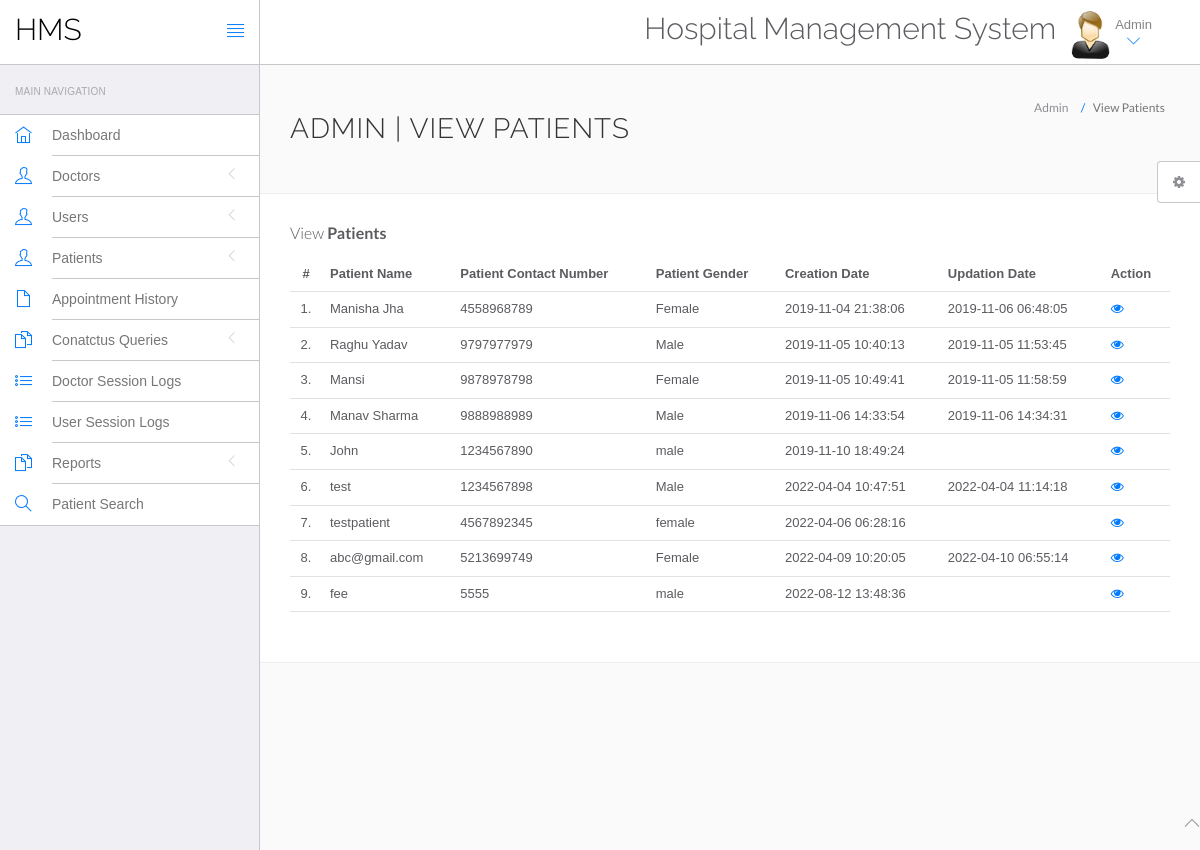
The page /hms/admin/manage-patient.php (signed in) on the database its author committed.
### tables this page shows
CREATE TABLE `tblpatient` (
  `ID` int(10) NOT NULL,
  `Docid` int(10) DEFAULT NULL,
  `PatientName` varchar(200) DEFAULT NULL,
  `PatientContno` bigint(10) DEFAULT NULL,
  `PatientEmail` varchar(200) DEFAULT NULL,
  `PatientGender` varchar(50) DEFAULT NULL,
  `PatientAdd` mediumtext DEFAULT NULL,
  `PatientAge` int(10) DEFAULT NULL,
  `PatientMedhis` mediumtext DEFAULT NULL,
  `CreationDate` timestamp NULL DEFAULT current_timestamp(),
  `UpdationDate` timestamp NULL DEFAULT NULL ON UPDATE current_timestamp()
);

### hms/admin/manage-patient.php (the view, shortened to what this page needs)
<?php
include('include/config.php');
?>
<!DOCTYPE html>
<html lang="en">
	<head>
		<link rel="stylesheet" href="vendor/bootstrap/css/bootstrap.min.css">
		<link rel="stylesheet" href="vendor/fontawesome/css/font-awesome.min.css">
		<link rel="stylesheet" href="vendor/themify-icons/themify-icons.min.css">
		<link href="vendor/animate.css/animate.min.css" rel="stylesheet" media="screen">
		<link href="vendor/perfect-scrollbar/perfect-scrollbar.min.css" rel="stylesheet" media="screen">
		<link href="vendor/switchery/switchery.min.css" rel="stylesheet" media="screen">
		<link href="vendor/bootstrap-touchspin/jquery.bootstrap-touchspin.min.css" rel="stylesheet" media="screen">
		<link href="vendor/select2/select2.min.css" rel="stylesheet" media="screen">
		<link href="vendor/bootstrap-datepicker/bootstrap-datepicker3.standalone.min.css" rel="stylesheet" media="screen">
		<link href="vendor/bootstrap-timepicker/bootstrap-timepicker.min.css" rel="stylesheet" media="screen">
		<link rel="stylesheet" href="assets/css/styles.css">
		<link rel="stylesheet" href="assets/css/plugins.css">
		<link rel="stylesheet" href="assets/css/themes/theme-1.css" id="skin_color" />
	</head>
	<body>
		<div id="app">
<?php include('include/sidebar.php');?>
<div class="app-content">
<?php include('include/header.php');?>
<div class="main-content" >
<div class="wrap-content container" id="container">
<section id="page-title">
<div class="row">
<div class="col-sm-8">
<h1 class="mainTitle">Admin | View Patients</h1>
</div>
<ol class="breadcrumb">
<li>
<span>Admin</span>
</li>
<li class="active">
<span>View Patients</span>
</li>
</ol>
</div>
</section>
<div class="container-fluid container-fullw bg-white">
<div class="row">
<div class="col-md-12">
<h5 class="over-title margin-bottom-15">View <span class="text-bold">Patients</span></h5>
<table class="table table-hover" id="sample-table-1">
<thead>
<tr>
<th class="center">#</th>
<th>Patient Name</th>
<th>Patient Contact Number</th>
<th>Patient Gender </th>
<th>Creation Date </th>
<th>Updation Date </th>
<th>Action</th>
</tr>
</thead>
<tbody>
<?php
$sql=mysqli_query($con,"select * from tblpatient");
$cnt=1;
while($row=mysqli_fetch_array($sql))
{
?>
<tr>
<td class="center"><?php echo $cnt;?>.</td>
<td class="hidden-xs"><?php echo $row['PatientName'];?></td>
<td><?php echo $row['PatientContno'];?></td>
<td><?php echo $row['PatientGender'];?></td>
<td><?php echo $row['CreationDate'];?></td>
<td><?php echo $row['UpdationDate'];?>
</td>
<td>
<a href="view-patient.php?viewid=<?php echo $row['ID'];?>"><i class="fa fa-eye"></i></a>
</td>
</tr>
<?php
$cnt=$cnt+1;
 }?></tbody>
</table>
</div>
</div>
</div>
</div>
</div>
</div>
</div>
	<?php include('include/footer.php');?>
	<?php include('include/setting.php');?>
	</body>
</html>

### hms/admin/assets/css/themes/theme-1.css (style rules this page uses)
body { background: #FAFAFA; }

### rows shown on the page
tblpatient: PatientName "Manisha Jha", PatientContno "4558968789", PatientGender "Female", CreationDate "2019-11-04 21:38:06", UpdationDate "2019-11-06 06:48:05"
tblpatient: PatientName "Raghu Yadav", PatientContno "9797977979", PatientGender "Male", CreationDate "2019-11-05 10:40:13", UpdationDate "2019-11-05 11:53:45"
tblpatient: PatientName "Mansi", PatientContno "9878978798", PatientGender "Female", CreationDate "2019-11-05 10:49:41", UpdationDate "2019-11-05 11:58:59"
tblpatient: PatientName "Manav Sharma", PatientContno "9888988989", PatientGender "Male", CreationDate "2019-11-06 14:33:54", UpdationDate "2019-11-06 14:34:31"
tblpatient: PatientName "John", PatientContno "1234567890", PatientGender "male", CreationDate "2019-11-10 18:49:24"
tblpatient: PatientName "test", PatientContno "1234567898", PatientGender "Male", CreationDate "2022-04-04 10:47:51", UpdationDate "2022-04-04 11:14:18"
tblpatient: PatientName "testpatient", PatientContno "4567892345", PatientGender "female", CreationDate "2022-04-06 06:28:16"
tblpatient: PatientName "abc@gmail.com", PatientContno "5213699749", PatientGender "Female", CreationDate "2022-04-09 10:20:05", UpdationDate "2022-04-10 06:55:14"
tblpatient: PatientName "fee", PatientContno "5555", PatientGender "male", CreationDate "2022-08-12 13:48:36"
